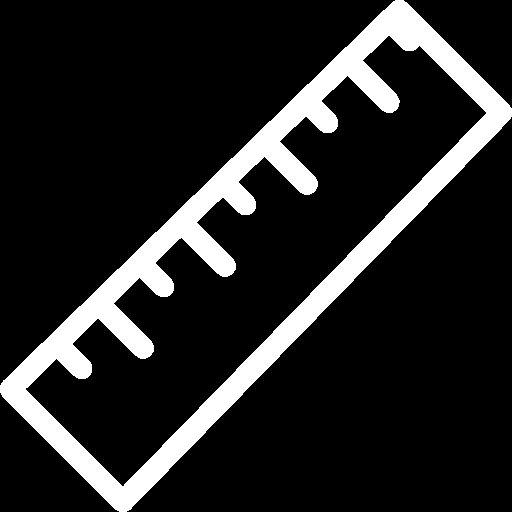
#> input picture ruler white.png, 512 x 512 px
$ python -i LengthMeasurement.py   (imports and definitions only)
#> lines starting #> are read from the running program, lines starting #| are printed output that depends on the picture; after the words box and inside, x2 and y2 are one past the last pixel; in counts of white or black regions, pixels touching at a corner belong together
#> further down, picture is the input picture: shape (512, 512, 3); 14.6% white; 1 white region, box (x1, y1, x2, y2) and area: (0, 0, 512, 512) 38314
import cv2 as cv
import numpy as np
from math import atan2
from math import degrees


def getContours(img, steps='5', canny_thresh=(100, 100), min_area=1000, filter=0, draw=False):
#> called with steps = '5', canny_thresh = (100, 100), min_area = 1000, filter = 0, draw = False
    imgGray = cv.cvtColor(img, cv.COLOR_BGR2GRAY)
    imgBlur = cv.GaussianBlur(imgGray, (5, 5), 1)
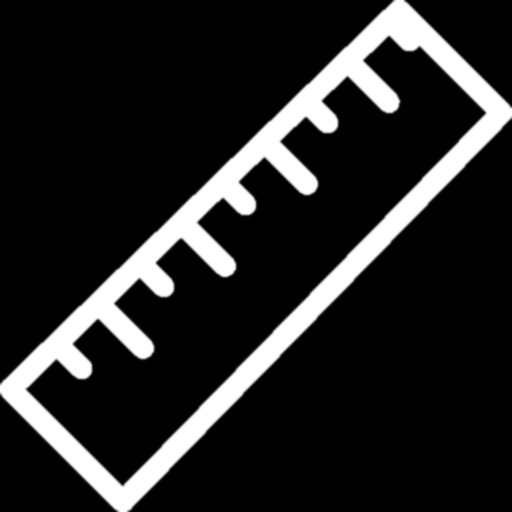
#> imgBlur: shape (512, 512); min 0, max 255, mean 37.3
    imgCanny = cv.Canny(imgBlur, canny_thresh[0], canny_thresh[1])
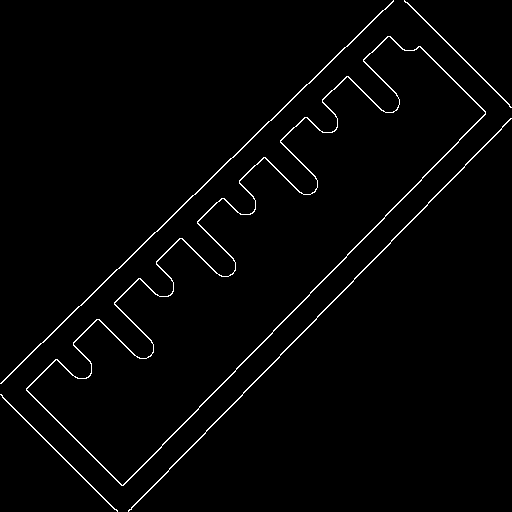
#> imgCanny: shape (512, 512); 1.8% white in thin lines or dots

    kernel = np.ones((5, 5))

    img_dilate = cv.dilate(imgCanny, kernel, iterations=3)
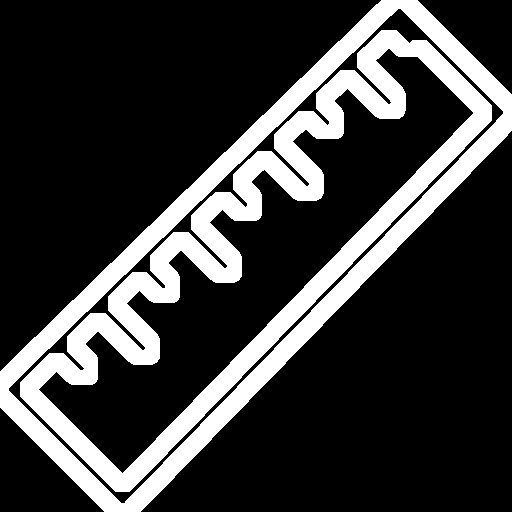
#> img_dilate: shape (512, 512); 22.9% white; 2 white regions, box (x1, y1, x2, y2) and area: (20, 30, 492, 492) 34192, (0, 0, 512, 512) 25831
    img_thresh = cv.erode(img_dilate, kernel, iterations=2)
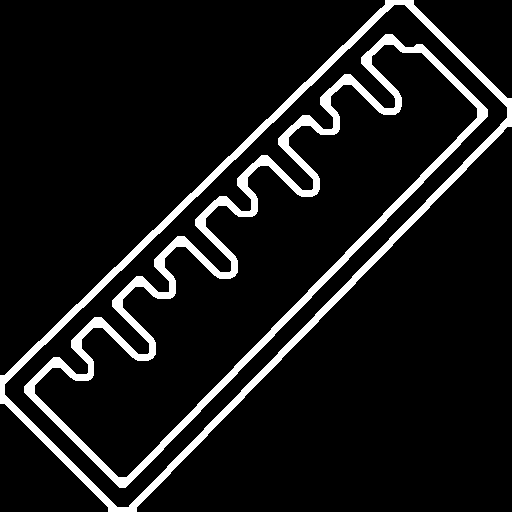
#> img_thresh: shape (512, 512); 9.2% white; 2 white regions

    contours, heirarchy = cv.findContours(img_thresh, cv.RETR_EXTERNAL, cv.CHAIN_APPROX_SIMPLE)
#> contours = 1 contour; box (x1, y1, x2, y2) and area: (0, 0, 512, 512) 102580

    if steps == '1':
        return img_thresh, contours

    final_contours = []

    for i in contours:
        area = cv.contourArea(i)
        if area > min_area:
            perimeter = cv.arcLength(i, True)
            approx = cv.approxPolyDP(i, 0.02 * perimeter, True)
            bbox = cv.boundingRect(approx)
            if filter > 0:
                if len(approx) == filter:
                    final_contours.append([len(approx), area, approx, bbox, i])
            else:
                final_contours.append([len(approx), area, approx, bbox, i])
#> this loop made 1 pass
#> (area, perimeter, approx, bbox) on pass 1: (102580, 1493.4, [[413, 0], [0, 375], [108, 511], [511, 126]], (0, 0, 512, 512))
#> after the loop, final_contours = 1 item


    final_contours = sorted(final_contours, key=lambda x: x[1], reverse=True)

    if draw:
        for con in final_contours:
            cv.drawContours(img, con[4], -1, (0, 0, 255), 3)


    return img, final_contours


# [34 lines left out: functions reorder, warpImg, pad_image, not called in this run]


def find_diatnce(points1, points2):
    return ((points1[0] - points2[0]) ** 2 + (points1[1] - points2[1]) ** 2) ** 0.5


# [83 lines left out: function main_cv, not called in this run]

>>> import cv2
>>> picture = cv2.imread('ruler white.png')
>>> result = getContours(picture)
